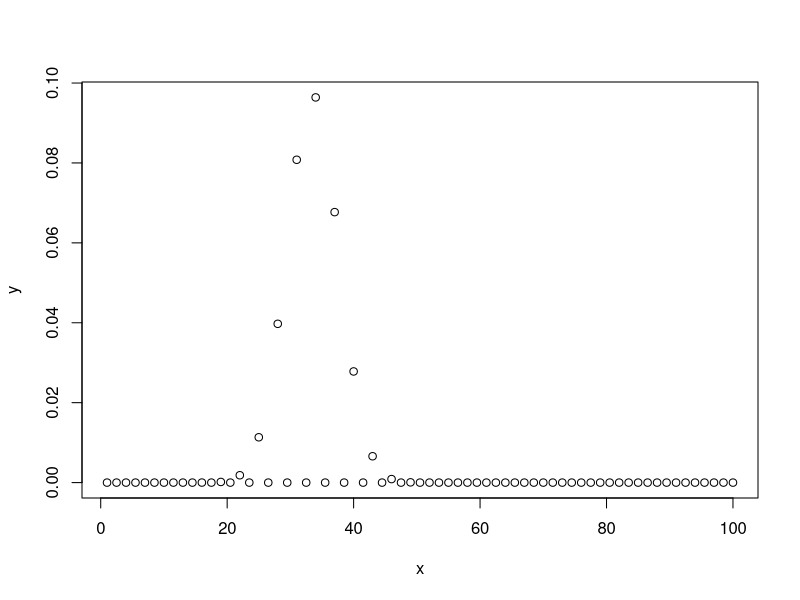

The R source for this figure:
#create sequence
x<-seq(1, 100,1.5)
x
len=length(x)
#Create binomial distribution
y <- dbinom(x,len,0.5)
y
plot(x,y)